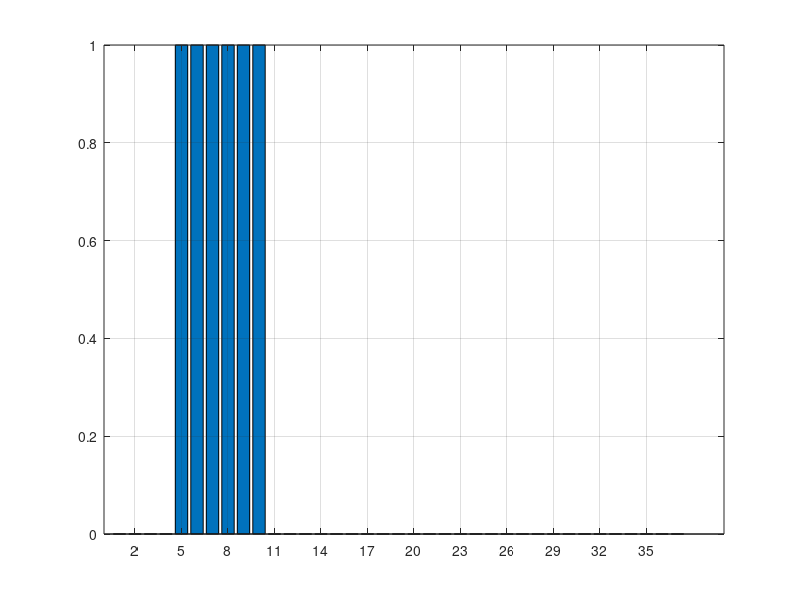

Source code (MATLAB): (Note: this script raises an error after producing the figure.)
%pr_act01
% function y = powerSpe_j(x);
clc; clear; close all;

%加载文件
% filename = 'act-001-time.txt';
% dataset = importdata(filename);%此方式只加载数据，不加载开头的文字信息
% x = dataset.data;

% [x,fs] = audioread('m_noise.wav');

%求导
% x = deriva(x);

x=linspace(0,2,4000);
x=sin(x*pi);

fs=2000; %采样频率
% x=x(:,2); %定义三分之一倍频程的中心频率
fc = [.1 .125 .16 .2 .25 .315 .4 .5 .63 .8 1 1.25 1.6 2 2.5 3.15 4 5 6.3 8 10 12.5 16 20 25 31.5 40 50 63 80 100 125 160 200 250 315 400];
wj = 0.001*[31 48.3 78.5 120 181 262 351 417 458 478 484 485 483 482 489 524 628 793 946 1017 1030 1026 1018 1012 1007 1001 991 972 931 843 708 539 364 243 158 100 62.4];
%中心频率与下限频率的比值
oc6=2^(1/6);
%取中心频率总的长度
nc=length(fc);
%输入数据的长度
n=length(x);
%大于并接近n的2的幂次方长度
%fft=2^nextpow2(n);
%FFT变换
%a=fft(Y,nfft);
% 计算功率谱密度
[Pxx,f]=periodogram(x,rectwin(n),n,fs);

for j=1:nc
    fl=fc(j)/oc6;             % 求出1/3倍频程下限截止频率
    fu=fc(j)*oc6;             % 求出1/3倍频程上限截止频率
    nl=round(fl*n/fs+1);   % 下限截止频率对应的频率索引
    nu=round(fu*n/fs+1);   % 上限截止频率对应的频率索引
    if nu>(n)/2, break; end
    b=zeros(1,(n)/2);          % b初始化
    b(nl:nu)=Pxx(nl:nu);        % 把1/3倍频程滤波器的谱线放于b中

%    b(nfft-nu+2:nfft-nl+2)=a(nfft-nu+2:nfft-nl+2);
%    c=real(ifft(b,nfft));     % IFFT逆变换
%    yc(j)=sqrt(var((c(1:n))));% 求出均方根值
    Pw(j)=sum(b);
end

aj = Pw.*wj;
Aj = sum(aj);
% ajrms = sqrt(var(ak(1:end)));
% bar(VLj(1:nc)); %绘制1/3倍频程Z振级图谱  1-400Hz直方图
% set(gca,'xtick',ggg);grid;
% set(gca,'xticklabel',gg); %横坐标
% xlabel('1/3倍频程中心频率/Hz');ylabel('振级/dB');
% title('1/3倍频程Wj计权输出振级');
% set(gcf,'color','w');


nc=nc-1;

Pw1=Pw/max(Pw);
   bar(Pw1);
   set(gca,'XTick',[2:3:nc]);
   grid                 
   set(gca,'XTickLabels',fc(2:3:length(fc)));  
   xlabel('中心频率/Hz'); ylabel('归一化功率谱/N');
   title('三分之一倍频程功率谱')
   set(gcf,'color','w');
